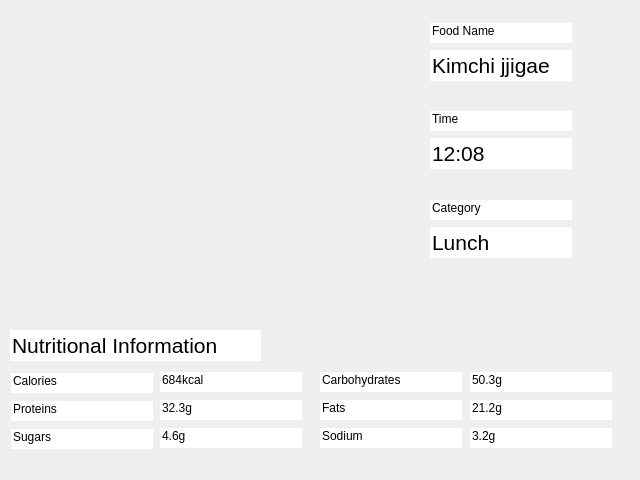
<?xml version="1.0" encoding="UTF-8"?>
<ui version="4.0">
 <class>FoodInfoDialog</class>
 <widget class="QDialog" name="FoodInfoDialog">
  <property name="geometry">
   <rect>
    <x>0</x>
    <y>0</y>
    <width>640</width>
    <height>480</height>
   </rect>
  </property>
  <property name="windowTitle">
   <string>Dialog</string>
  </property>
  <widget class="QLabel" name="label">
   <property name="geometry">
    <rect>
     <x>10</x>
     <y>20</y>
     <width>400</width>
     <height>300</height>
    </rect>
   </property>
   <property name="text">
    <string/>
   </property>
   <property name="textFormat">
    <enum>Qt::PlainText</enum>
   </property>
   <property name="pixmap">
    <pixmap>../Downloads/jellyfish.jpg</pixmap>
   </property>
  </widget>
  <widget class="QWidget" name="layoutWidget">
   <property name="geometry">
    <rect>
     <x>160</x>
     <y>370</y>
     <width>142</width>
     <height>83</height>
    </rect>
   </property>
   <layout class="QVBoxLayout" name="verticalLayout_6">
    <item>
     <widget class="QLineEdit" name="lineEdit_14">
      <property name="font">
       <font>
        <weight>50</weight>
        <italic>false</italic>
        <bold>false</bold>
        <underline>false</underline>
        <strikeout>false</strikeout>
        <kerning>true</kerning>
       </font>
      </property>
      <property name="text">
       <string>684kcal</string>
      </property>
      <property name="frame">
       <bool>false</bool>
      </property>
      <property name="alignment">
       <set>Qt::AlignLeading|Qt::AlignLeft|Qt::AlignTop</set>
      </property>
      <property name="dragEnabled">
       <bool>false</bool>
      </property>
      <property name="readOnly">
       <bool>false</bool>
      </property>
     </widget>
    </item>
    <item>
     <widget class="QLineEdit" name="lineEdit_15">
      <property name="font">
       <font>
        <weight>50</weight>
        <italic>false</italic>
        <bold>false</bold>
        <underline>false</underline>
        <strikeout>false</strikeout>
        <kerning>true</kerning>
       </font>
      </property>
      <property name="text">
       <string>32.3g</string>
      </property>
      <property name="frame">
       <bool>false</bool>
      </property>
      <property name="alignment">
       <set>Qt::AlignLeading|Qt::AlignLeft|Qt::AlignTop</set>
      </property>
      <property name="dragEnabled">
       <bool>false</bool>
      </property>
      <property name="readOnly">
       <bool>false</bool>
      </property>
     </widget>
    </item>
    <item>
     <widget class="QLineEdit" name="lineEdit_16">
      <property name="font">
       <font>
        <weight>50</weight>
        <italic>false</italic>
        <bold>false</bold>
        <underline>false</underline>
        <strikeout>false</strikeout>
        <kerning>true</kerning>
       </font>
      </property>
      <property name="text">
       <string>4.6g</string>
      </property>
      <property name="frame">
       <bool>false</bool>
      </property>
      <property name="alignment">
       <set>Qt::AlignLeading|Qt::AlignLeft|Qt::AlignTop</set>
      </property>
      <property name="dragEnabled">
       <bool>false</bool>
      </property>
      <property name="readOnly">
       <bool>false</bool>
      </property>
     </widget>
    </item>
   </layout>
  </widget>
  <widget class="QWidget" name="layoutWidget_2">
   <property name="geometry">
    <rect>
     <x>11</x>
     <y>371</y>
     <width>142</width>
     <height>83</height>
    </rect>
   </property>
   <layout class="QVBoxLayout" name="verticalLayout_5">
    <item>
     <widget class="QLineEdit" name="lineEdit_10">
      <property name="font">
       <font>
        <weight>50</weight>
        <italic>false</italic>
        <bold>false</bold>
        <underline>false</underline>
        <strikeout>false</strikeout>
        <kerning>true</kerning>
       </font>
      </property>
      <property name="text">
       <string>Calories</string>
      </property>
      <property name="frame">
       <bool>false</bool>
      </property>
      <property name="alignment">
       <set>Qt::AlignLeading|Qt::AlignLeft|Qt::AlignTop</set>
      </property>
      <property name="dragEnabled">
       <bool>false</bool>
      </property>
      <property name="readOnly">
       <bool>true</bool>
      </property>
     </widget>
    </item>
    <item>
     <widget class="QLineEdit" name="lineEdit_11">
      <property name="font">
       <font>
        <weight>50</weight>
        <italic>false</italic>
        <bold>false</bold>
        <underline>false</underline>
        <strikeout>false</strikeout>
        <kerning>true</kerning>
       </font>
      </property>
      <property name="text">
       <string>Proteins</string>
      </property>
      <property name="frame">
       <bool>false</bool>
      </property>
      <property name="alignment">
       <set>Qt::AlignLeading|Qt::AlignLeft|Qt::AlignTop</set>
      </property>
      <property name="dragEnabled">
       <bool>false</bool>
      </property>
      <property name="readOnly">
       <bool>true</bool>
      </property>
     </widget>
    </item>
    <item>
     <widget class="QLineEdit" name="lineEdit_8">
      <property name="font">
       <font>
        <weight>50</weight>
        <italic>false</italic>
        <bold>false</bold>
        <underline>false</underline>
        <strikeout>false</strikeout>
        <kerning>true</kerning>
       </font>
      </property>
      <property name="text">
       <string>Sugars</string>
      </property>
      <property name="frame">
       <bool>false</bool>
      </property>
      <property name="alignment">
       <set>Qt::AlignLeading|Qt::AlignLeft|Qt::AlignTop</set>
      </property>
      <property name="dragEnabled">
       <bool>false</bool>
      </property>
      <property name="readOnly">
       <bool>true</bool>
      </property>
     </widget>
    </item>
   </layout>
  </widget>
  <widget class="QWidget" name="layoutWidget_3">
   <property name="geometry">
    <rect>
     <x>430</x>
     <y>22</y>
     <width>142</width>
     <height>61</height>
    </rect>
   </property>
   <layout class="QVBoxLayout" name="verticalLayout">
    <item>
     <widget class="QLineEdit" name="lineEdit">
      <property name="font">
       <font>
        <weight>50</weight>
        <italic>false</italic>
        <bold>false</bold>
        <underline>false</underline>
        <strikeout>false</strikeout>
        <kerning>true</kerning>
       </font>
      </property>
      <property name="text">
       <string>Food Name</string>
      </property>
      <property name="frame">
       <bool>false</bool>
      </property>
      <property name="alignment">
       <set>Qt::AlignLeading|Qt::AlignLeft|Qt::AlignTop</set>
      </property>
      <property name="dragEnabled">
       <bool>false</bool>
      </property>
      <property name="readOnly">
       <bool>true</bool>
      </property>
     </widget>
    </item>
    <item>
     <widget class="QLineEdit" name="lineEdit_4">
      <property name="font">
       <font>
        <pointsize>16</pointsize>
       </font>
      </property>
      <property name="text">
       <string>Kimchi jjigae</string>
      </property>
      <property name="frame">
       <bool>false</bool>
      </property>
     </widget>
    </item>
   </layout>
  </widget>
  <widget class="QWidget" name="layoutWidget_4">
   <property name="geometry">
    <rect>
     <x>430</x>
     <y>199</y>
     <width>142</width>
     <height>61</height>
    </rect>
   </property>
   <layout class="QVBoxLayout" name="verticalLayout_3">
    <item>
     <widget class="QLineEdit" name="lineEdit_3">
      <property name="font">
       <font>
        <weight>50</weight>
        <italic>false</italic>
        <bold>false</bold>
        <underline>false</underline>
        <strikeout>false</strikeout>
        <kerning>true</kerning>
       </font>
      </property>
      <property name="text">
       <string>Category</string>
      </property>
      <property name="frame">
       <bool>false</bool>
      </property>
      <property name="alignment">
       <set>Qt::AlignLeading|Qt::AlignLeft|Qt::AlignTop</set>
      </property>
      <property name="dragEnabled">
       <bool>false</bool>
      </property>
      <property name="readOnly">
       <bool>true</bool>
      </property>
     </widget>
    </item>
    <item>
     <widget class="QLineEdit" name="lineEdit_6">
      <property name="font">
       <font>
        <pointsize>16</pointsize>
       </font>
      </property>
      <property name="text">
       <string>Lunch</string>
      </property>
      <property name="frame">
       <bool>false</bool>
      </property>
     </widget>
    </item>
   </layout>
  </widget>
  <widget class="QWidget" name="layoutWidget_5">
   <property name="geometry">
    <rect>
     <x>320</x>
     <y>370</y>
     <width>142</width>
     <height>83</height>
    </rect>
   </property>
   <layout class="QVBoxLayout" name="verticalLayout_4">
    <item>
     <widget class="QLineEdit" name="lineEdit_12">
      <property name="font">
       <font>
        <weight>50</weight>
        <italic>false</italic>
        <bold>false</bold>
        <underline>false</underline>
        <strikeout>false</strikeout>
        <kerning>true</kerning>
       </font>
      </property>
      <property name="text">
       <string>Carbohydrates</string>
      </property>
      <property name="frame">
       <bool>false</bool>
      </property>
      <property name="alignment">
       <set>Qt::AlignLeading|Qt::AlignLeft|Qt::AlignTop</set>
      </property>
      <property name="dragEnabled">
       <bool>false</bool>
      </property>
      <property name="readOnly">
       <bool>true</bool>
      </property>
     </widget>
    </item>
    <item>
     <widget class="QLineEdit" name="lineEdit_13">
      <property name="font">
       <font>
        <weight>50</weight>
        <italic>false</italic>
        <bold>false</bold>
        <underline>false</underline>
        <strikeout>false</strikeout>
        <kerning>true</kerning>
       </font>
      </property>
      <property name="text">
       <string>Fats</string>
      </property>
      <property name="frame">
       <bool>false</bool>
      </property>
      <property name="alignment">
       <set>Qt::AlignLeading|Qt::AlignLeft|Qt::AlignTop</set>
      </property>
      <property name="dragEnabled">
       <bool>false</bool>
      </property>
      <property name="readOnly">
       <bool>true</bool>
      </property>
     </widget>
    </item>
    <item>
     <widget class="QLineEdit" name="lineEdit_9">
      <property name="font">
       <font>
        <weight>50</weight>
        <italic>false</italic>
        <bold>false</bold>
        <underline>false</underline>
        <strikeout>false</strikeout>
        <kerning>true</kerning>
       </font>
      </property>
      <property name="text">
       <string>Sodium</string>
      </property>
      <property name="frame">
       <bool>false</bool>
      </property>
      <property name="alignment">
       <set>Qt::AlignLeading|Qt::AlignLeft|Qt::AlignTop</set>
      </property>
      <property name="dragEnabled">
       <bool>false</bool>
      </property>
      <property name="readOnly">
       <bool>true</bool>
      </property>
     </widget>
    </item>
   </layout>
  </widget>
  <widget class="QWidget" name="layoutWidget_6">
   <property name="geometry">
    <rect>
     <x>430</x>
     <y>110</y>
     <width>142</width>
     <height>61</height>
    </rect>
   </property>
   <layout class="QVBoxLayout" name="verticalLayout_2">
    <item>
     <widget class="QLineEdit" name="lineEdit_2">
      <property name="font">
       <font>
        <weight>50</weight>
        <italic>false</italic>
        <bold>false</bold>
        <underline>false</underline>
        <strikeout>false</strikeout>
        <kerning>true</kerning>
       </font>
      </property>
      <property name="text">
       <string>Time</string>
      </property>
      <property name="frame">
       <bool>false</bool>
      </property>
      <property name="alignment">
       <set>Qt::AlignLeading|Qt::AlignLeft|Qt::AlignTop</set>
      </property>
      <property name="dragEnabled">
       <bool>false</bool>
      </property>
      <property name="readOnly">
       <bool>true</bool>
      </property>
     </widget>
    </item>
    <item>
     <widget class="QLineEdit" name="lineEdit_5">
      <property name="font">
       <font>
        <pointsize>16</pointsize>
       </font>
      </property>
      <property name="text">
       <string>12:08</string>
      </property>
      <property name="frame">
       <bool>false</bool>
      </property>
     </widget>
    </item>
   </layout>
  </widget>
  <widget class="QLineEdit" name="lineEdit_7">
   <property name="geometry">
    <rect>
     <x>10</x>
     <y>330</y>
     <width>251</width>
     <height>31</height>
    </rect>
   </property>
   <property name="font">
    <font>
     <pointsize>16</pointsize>
     <weight>50</weight>
     <italic>false</italic>
     <bold>false</bold>
     <underline>false</underline>
     <strikeout>false</strikeout>
     <kerning>true</kerning>
    </font>
   </property>
   <property name="text">
    <string>Nutritional Information</string>
   </property>
   <property name="frame">
    <bool>false</bool>
   </property>
   <property name="alignment">
    <set>Qt::AlignLeading|Qt::AlignLeft|Qt::AlignVCenter</set>
   </property>
   <property name="dragEnabled">
    <bool>false</bool>
   </property>
   <property name="readOnly">
    <bool>true</bool>
   </property>
  </widget>
  <widget class="QWidget" name="layoutWidget_7">
   <property name="geometry">
    <rect>
     <x>470</x>
     <y>370</y>
     <width>142</width>
     <height>83</height>
    </rect>
   </property>
   <layout class="QVBoxLayout" name="verticalLayout_7">
    <item>
     <widget class="QLineEdit" name="lineEdit_17">
      <property name="font">
       <font>
        <weight>50</weight>
        <italic>false</italic>
        <bold>false</bold>
        <underline>false</underline>
        <strikeout>false</strikeout>
        <kerning>true</kerning>
       </font>
      </property>
      <property name="text">
       <string>50.3g</string>
      </property>
      <property name="frame">
       <bool>false</bool>
      </property>
      <property name="alignment">
       <set>Qt::AlignLeading|Qt::AlignLeft|Qt::AlignTop</set>
      </property>
      <property name="dragEnabled">
       <bool>false</bool>
      </property>
      <property name="readOnly">
       <bool>false</bool>
      </property>
     </widget>
    </item>
    <item>
     <widget class="QLineEdit" name="lineEdit_18">
      <property name="font">
       <font>
        <weight>50</weight>
        <italic>false</italic>
        <bold>false</bold>
        <underline>false</underline>
        <strikeout>false</strikeout>
        <kerning>true</kerning>
       </font>
      </property>
      <property name="text">
       <string>21.2g</string>
      </property>
      <property name="frame">
       <bool>false</bool>
      </property>
      <property name="alignment">
       <set>Qt::AlignLeading|Qt::AlignLeft|Qt::AlignTop</set>
      </property>
      <property name="dragEnabled">
       <bool>false</bool>
      </property>
      <property name="readOnly">
       <bool>false</bool>
      </property>
     </widget>
    </item>
    <item>
     <widget class="QLineEdit" name="lineEdit_19">
      <property name="font">
       <font>
        <weight>50</weight>
        <italic>false</italic>
        <bold>false</bold>
        <underline>false</underline>
        <strikeout>false</strikeout>
        <kerning>true</kerning>
       </font>
      </property>
      <property name="text">
       <string>3.2g</string>
      </property>
      <property name="frame">
       <bool>false</bool>
      </property>
      <property name="alignment">
       <set>Qt::AlignLeading|Qt::AlignLeft|Qt::AlignTop</set>
      </property>
      <property name="dragEnabled">
       <bool>false</bool>
      </property>
      <property name="readOnly">
       <bool>false</bool>
      </property>
     </widget>
    </item>
   </layout>
  </widget>
 </widget>
 <resources/>
 <connections/>
</ui>
